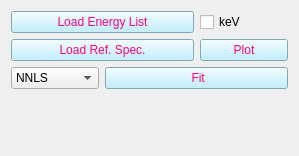
          <widget class="QWidget" name="page_7">
           <property name="geometry">
            <rect>
             <x>0</x>
             <y>0</y>
             <width>299</width>
             <height>156</height>
            </rect>
           </property>
           <attribute name="label">
            <string>XANES Fitting</string>
           </attribute>
           <layout class="QGridLayout" name="gridLayout_20">
            <item row="0" column="0">
             <layout class="QGridLayout" name="gridLayout_2">
              <item row="0" column="0" colspan="2">
               <widget class="QPushButton" name="pb_elist_xanes">
                <property name="sizePolicy">
                 <sizepolicy hsizetype="Preferred" vsizetype="Preferred">
                  <horstretch>0</horstretch>
                  <verstretch>0</verstretch>
                 </sizepolicy>
                </property>
                <property name="styleSheet">
                 <string notr="true">background-color: rgb(175, 236, 255);
color: rgb(255, 0, 127);
</string>
                </property>
                <property name="text">
                 <string>Load Energy List</string>
                </property>
               </widget>
              </item>
              <item row="0" column="2">
               <widget class="QCheckBox" name="cb_kev_flag">
                <property name="text">
                 <string>keV</string>
                </property>
               </widget>
              </item>
              <item row="1" column="0" colspan="2">
               <widget class="QPushButton" name="pb_ref_xanes">
                <property name="sizePolicy">
                 <sizepolicy hsizetype="Preferred" vsizetype="Preferred">
                  <horstretch>0</horstretch>
                  <verstretch>0</verstretch>
                 </sizepolicy>
                </property>
                <property name="styleSheet">
                 <string notr="true">background-color: rgb(175, 236, 255);
color: rgb(255, 0, 127);
</string>
                </property>
                <property name="text">
                 <string>Load Ref. Spec.</string>
                </property>
               </widget>
              </item>
              <item row="1" column="2">
               <widget class="QPushButton" name="pb_plot_refs">
                <property name="styleSheet">
                 <string notr="true">background-color: rgb(175, 236, 255);
color: rgb(255, 0, 127);</string>
                </property>
                <property name="text">
                 <string>Plot</string>
                </property>
               </widget>
              </item>
              <item row="2" column="0">
               <widget class="QComboBox" name="cb_xanes_fitting_method">
                <item>
                 <property name="text">
                  <string>NNLS</string>
                 </property>
                </item>
               </widget>
              </item>
              <item row="2" column="1" colspan="2">
               <widget class="QPushButton" name="pb_xanes_fit">
                <property name="enabled">
                 <bool>true</bool>
                </property>
                <property name="sizePolicy">
                 <sizepolicy hsizetype="Preferred" vsizetype="Minimum">
                  <horstretch>0</horstretch>
                  <verstretch>0</verstretch>
                 </sizepolicy>
                </property>
                <property name="styleSheet">
                 <string notr="true">background-color: rgb(175, 236, 255);
color: rgb(255, 0, 127);
</string>
                </property>
                <property name="text">
                 <string> Fit</string>
                </property>
               </widget>
              </item>
             </layout>
            </item>
            <item row="1" column="0">
             <spacer name="verticalSpacer">
              <property name="orientation">
               <enum>Qt::Vertical</enum>
              </property>
              <property name="sizeHint" stdset="0">
               <size>
                <width>20</width>
                <height>40</height>
               </size>
              </property>
             </spacer>
            </item>
           </layout>
          </widget>
